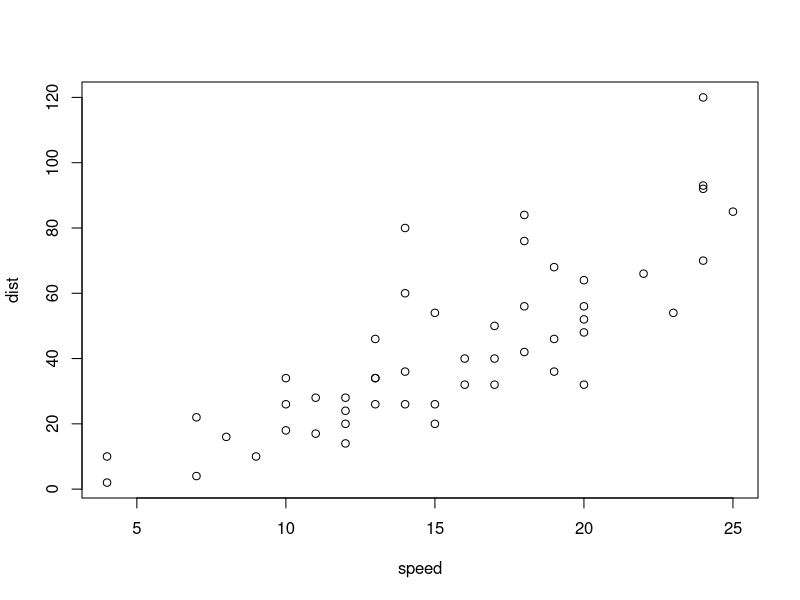
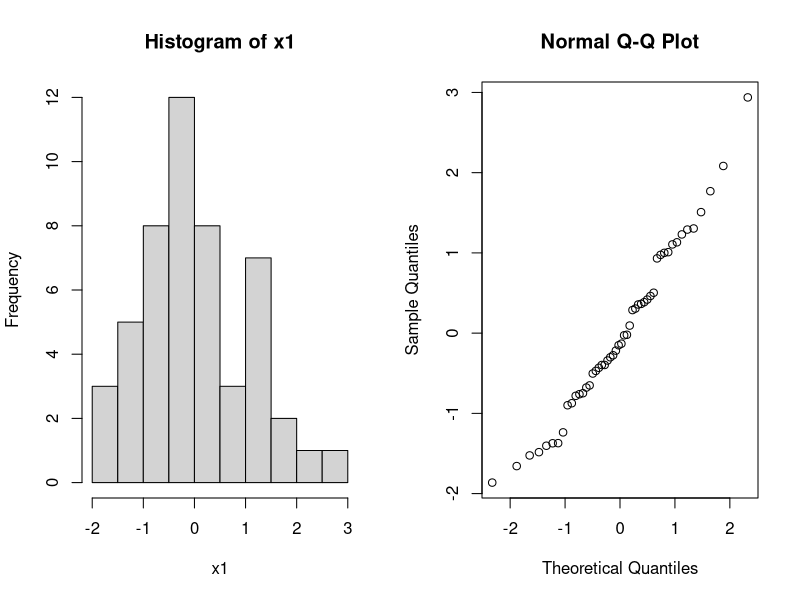
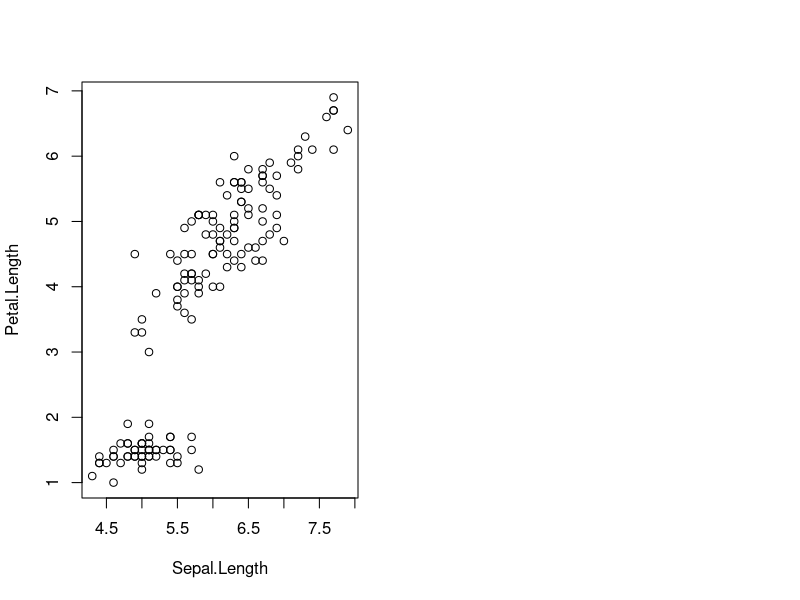
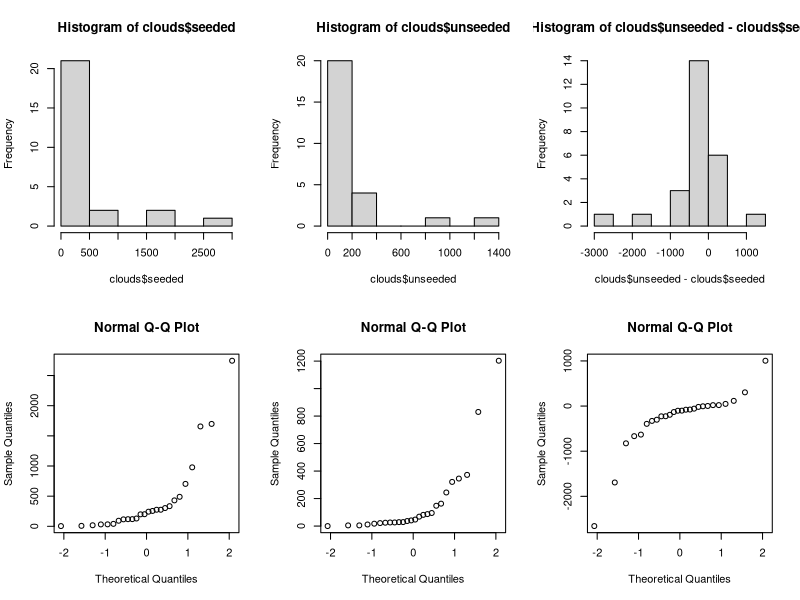
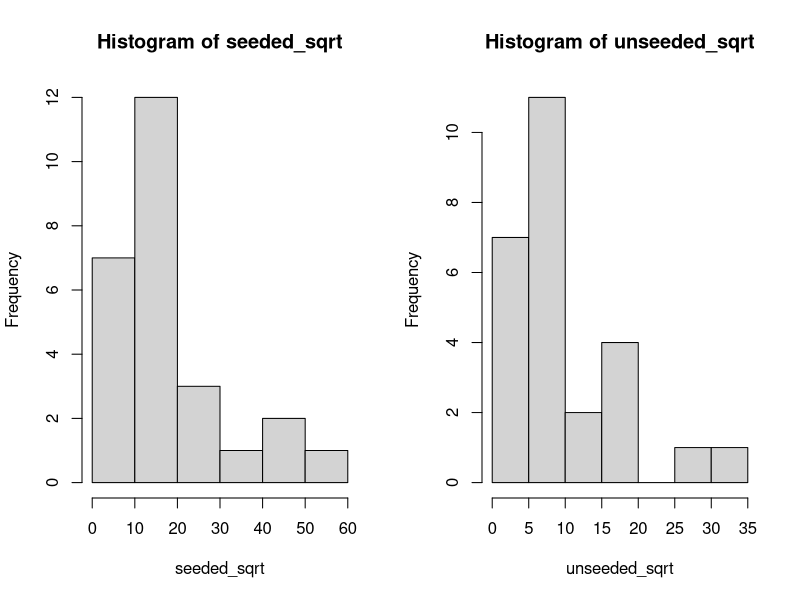
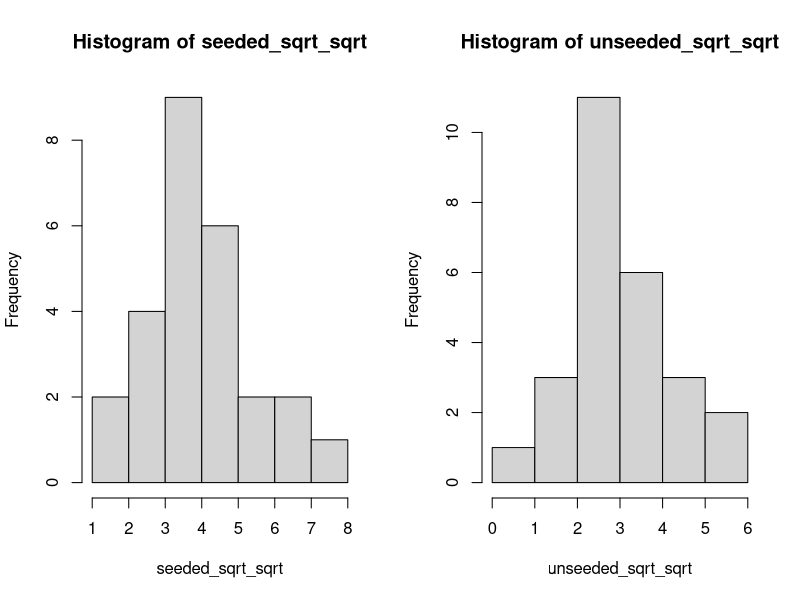
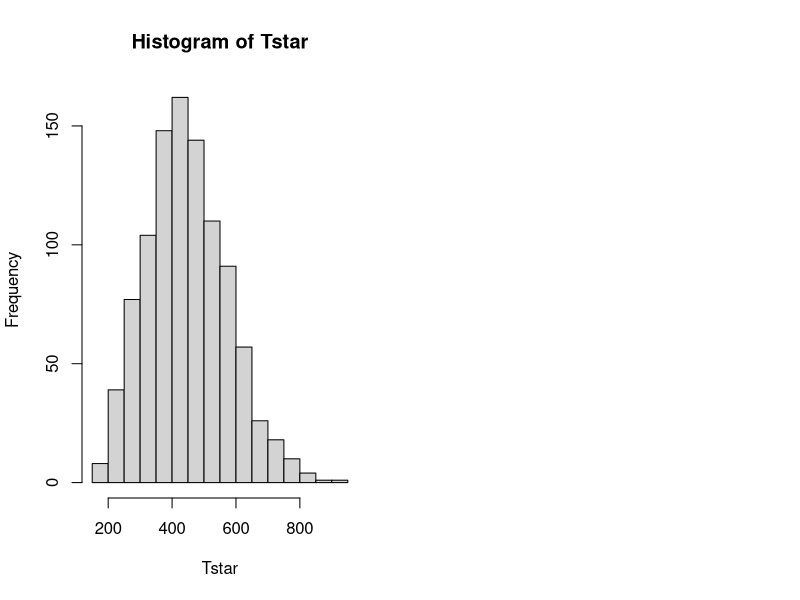

R code for these plots, in order:
## ---- chunk 1
summary(cars)
## ---- chunk 2
plot(cars)
## ---- chunk 3
par(mfrow=c(1,2)); x1=rnorm(50); hist(x1); qqnorm(x1)
## ---- chunk 4
plot(iris$Sepal.Length,iris$Petal.Length,xlab="Sepal.Length",ylab="Petal.Length")
## ---- chunk 5
library(knitr)
kable(mtcars[1:5,],caption="A knit kable.")
## ---- chunk 6
x=rep(c("A","B"),each=5); x
sample(x)
x=rnorm(100)
## ---- chunk 7
x=rep(c("A","B"),each=5); x
sample(x)
x=rnorm(100)
## ---- chunk 8
mu=0.2
x=rnorm(100,mu,1) # creating artificial data
t.test(x,mean=0)   # t.test(x,alternative=c("two.sided"),conf.level=0.95,mu=10)
## ---- chunk 9
mu=0;nu=0.5
x=rnorm(50,mu,1); y=rnorm(50,nu,1) # creating artificial data
ttest=t.test(x,y) 
## ---- chunk 10
x <- as.numeric(list(15.4, 17.9, 19.0, 0.5, 15.9, 2.7, 6.2, 2.5, 4.7, 6.9, 10.8, 24.3, 5.6, 23.0, 10.7))
## ---- chunk 11
shapiro.test(x)
## ---- chunk 12
mu = mean(x)
mu
## ---- chunk 13
s = sd(x)
s
## ---- chunk 14
alpha <- 1 - 0.97
n <- length(x)
ta <- qt(1-alpha/2, df=n-1)
ta
## ---- chunk 15
CI_97 <- c(mu - ta*s/sqrt(n), mu + ta*s/sqrt(n))
CI_97
## ---- chunk 16
E <- 2 
n_min <- (ta*s/E)^2
n_min
## ---- chunk 17
B = 1000
Tstar = numeric(B)

for(i in 1:B) {
  Xstar = sample(x, replace=TRUE)
  Tstar[i] = mean(Xstar)
}

TstarLower = quantile(Tstar, alpha/2)
TstarUpper = quantile(Tstar, 1-alpha/2)

bootstrap_CI_97 <- c(2*mu - TstarUpper, 2*mu - TstarLower)
bootstrap_CI_97
## ---- chunk 18
t.test(x, mu=15, alt='l')
## ---- chunk 19
binom.test(sum(x<15), length(x), p = 0.5, alternative = "less", conf.level = 0.95)
## ---- chunk 20
B <- 1000

for(m in 13:15){
  ttest <- numeric(B)
  sign <- numeric(B)
  for(i in 1L:B){
    h1_sample = rnorm(n, mean=m, sd=s)
    
    ttest[i] <- t.test(h1_sample, mu=mu, alt='l')[[3]]
    sign[i] <- binom.test(sum(h1_sample<mu), length(h1_sample), p = 0.5, 
                          alternative = "less", conf.level = 0.95)[[3]]
  }
  print(paste0("H1 mu=", m))
  print(paste0("t-test power ", sum(ttest < 0.05)/B))
  print(paste0("sign test power ", sum(sign < 0.05)/B))
}
## ---- chunk 21
p_hat = mean(x > 15.5)
p_hat
## ---- chunk 22
p_hat_r <- 0.53
margin_error = p_hat_r - p_hat
p_hat_l <- p_hat - margin_error
p_hat_l
## ---- chunk 23
se <- sqrt((p_hat * (1 - p_hat)) / n)
z_alpha_by_2 <- margin_error / se
z_alpha_by_2
## ---- chunk 24
alpha = (1 - pnorm(z_alpha_by_2))*2
1-alpha
## ---- chunk 25
prop.test(c(2, 6), c(5, 10))
## ---- chunk 26
clouds <- read.table("data/clouds.txt", header=TRUE)

par(mfrow=c(2, 3))
hist(clouds$seeded)
hist(clouds$unseeded)
hist(clouds$unseeded - clouds$seeded)
qqnorm(clouds$seeded)
qqnorm(clouds$unseeded)
qqnorm(clouds$unseeded - clouds$seeded)
## ---- chunk 27
shapiro.test(clouds$unseeded - clouds$seeded)
## ---- chunk 28
t.test(clouds$unseeded, clouds$seeded, paired=FALSE)
## ---- chunk 29
wilcox.test(clouds$unseeded, clouds$seeded)
median(clouds$unseeded); median(clouds$seeded)
## ---- chunk 30
ks.test(clouds$unseeded, clouds$seeded)
mean(clouds$unseeded); mean(clouds$seeded)
## ---- chunk 31
unseeded_sqrt <- sqrt(clouds$unseeded)
seeded_sqrt <- sqrt(clouds$seeded)

par(mfrow=c(1, 2))
hist(seeded_sqrt)
hist(unseeded_sqrt)
## ---- chunk 32
shapiro.test(unseeded_sqrt)
shapiro.test(seeded_sqrt)
## ---- chunk 33
t.test(unseeded_sqrt, seeded_sqrt, paired=FALSE)
wilcox.test(unseeded_sqrt, seeded_sqrt)
ks.test(unseeded_sqrt, seeded_sqrt)
## ---- chunk 34
unseeded_sqrt_sqrt <- sqrt(unseeded_sqrt)
seeded_sqrt_sqrt <- sqrt(seeded_sqrt)

par(mfrow=c(1, 2))
hist(seeded_sqrt_sqrt)
hist(unseeded_sqrt_sqrt)
## ---- chunk 35
shapiro.test(unseeded_sqrt_sqrt)
shapiro.test(seeded_sqrt_sqrt)
## ---- chunk 36
t.test(unseeded_sqrt_sqrt, seeded_sqrt_sqrt, paired=FALSE)
wilcox.test(unseeded_sqrt_sqrt, seeded_sqrt_sqrt)
ks.test(unseeded_sqrt_sqrt, seeded_sqrt_sqrt)
## ---- chunk 37
    seeded <- clouds$seeded

    B <- 1000
    Tstar <- numeric(B)
    for(i in 1:B){
      Xstar <- sample(seeded, replace=TRUE)
      Tstar[i] <- mean(Xstar)
    }
    lambda_hat <- 1/mean(Tstar)
    lambda_hat
    hist(Tstar)
